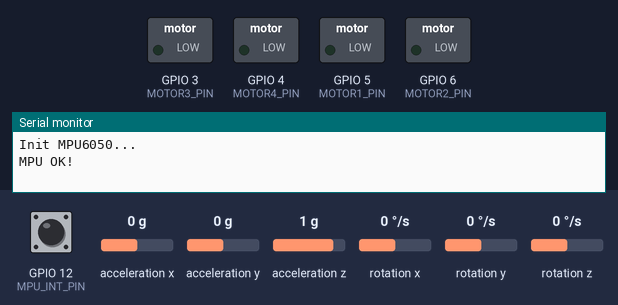
Recording of a sketch running on a simulated ESP32-S2. Shown: switched loads named in the sketch (green lamp = pin HIGH), the last lines printed to the serial monitor. Inputs (shaded band) come from the test bench; at power-on: GPIO 12 (MPU_INT_PIN) HIGH, acceleration x 0 g, acceleration y 0 g, acceleration z 1 g, rotation x 0 °/s, rotation y 0 °/s, rotation z 0 °/s.

Above: at 2.2 s.
2.3 s: GPIO 12 (MPU_INT_PIN) pulled LOW for 0.15 s
At 3.8 s:
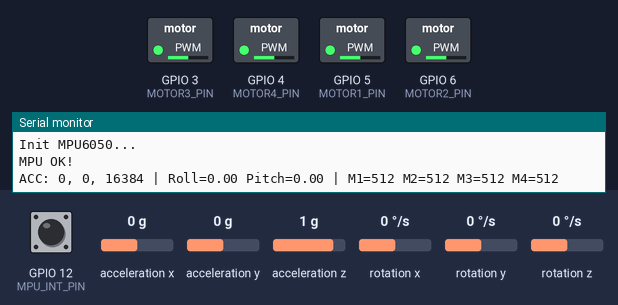
Timing chart, 0 to 5.3 s (numbered marks = the images above; inputs shaded):
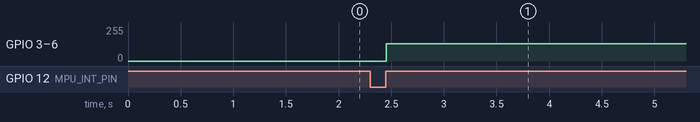

Measured:
- after the input at 2.3 s, GPIO 3 (MOTOR3_PIN), GPIO 4 (MOTOR4_PIN), GPIO 5 (MOTOR1_PIN), GPIO 6 (MOTOR2_PIN): 0/255 → 128/255 after 0.15 s

The sketch:

mpu6050_interup.ino
```cpp
#include <Arduino.h>
#include <Wire.h>
#include "MPU6050.h"

// --- MPU6050 ---
MPU6050 mpu(0x68);
#define MPU_INT_PIN 12
volatile bool mpuReady = false;

// --- Motor pins ---
#define MOTOR1_PIN 5
#define MOTOR2_PIN 6
#define MOTOR3_PIN 3
#define MOTOR4_PIN 4

// --- PWM setup ---
int pwmFreq = 500;        // Hz
int pwmResolution = 10;   // 10-bit → 0-1023
int ch1 = 0, ch2 = 1, ch3 = 2, ch4 = 3;
int pwmMax = (1 << pwmResolution) - 1;

// --- Motor speeds ---
int motorSpeed[4] = {0,0,0,0};

// --- PID parameters ---
float Kp=1.0, Ki=0.0, Kd=0.1;
float rollSet=0, pitchSet=0;
float rollInput=0, pitchInput=0;
float rollOutput=0, pitchOutput=0;
float rollErrorPrev=0, pitchErrorPrev=0;
float rollIntegral=0, pitchIntegral=0;

// --- Interrupt ---
void IRAM_ATTR mpuDataReady() {
  mpuReady = true;
}

// --- Set motor PWM ---
void setMotor(int ch, int speed){
  speed = constrain(speed,0,pwmMax);
  ledcWrite(ch,speed);
}

// --- Stop all motors ---
void stopAllMotors(){
  for(int i=0;i<4;i++) motorSpeed[i]=0;
  setMotor(ch1,0); setMotor(ch2,0);
  setMotor(ch3,0); setMotor(ch4,0);
}

// --- Simple PID ---
float computePID(float setpoint, float input, float &integral, float &prevError){
  float error = setpoint - input;
  integral += error * 0.01;           // dt=10ms
  float derivative = (error - prevError)/0.01;
  prevError = error;
  return Kp*error + Ki*integral + Kd*derivative;
}

void setup() {
  Serial.begin(115200);
  delay(1000);

  // --- I2C ---
  Wire.begin(11,10);      // SDA=11, SCL=10
  Wire.setClock(400000);

  Serial.println("Init MPU6050...");
  mpu.initialize();
  if(!mpu.testConnection()) Serial.println("MPU ERROR!");
  else Serial.println("MPU OK!");

  // --- Enable Data Ready Interrupt ---
  mpu.setIntDataReadyEnabled(true);

  // --- Motor PWM ---
  ledcSetup(ch1,pwmFreq,pwmResolution);
  ledcSetup(ch2,pwmFreq,pwmResolution);
  ledcSetup(ch3,pwmFreq,pwmResolution);
  ledcSetup(ch4,pwmFreq,pwmResolution);
  ledcAttachPin(MOTOR1_PIN,ch1);
  ledcAttachPin(MOTOR2_PIN,ch2);
  ledcAttachPin(MOTOR3_PIN,ch3);
  ledcAttachPin(MOTOR4_PIN,ch4);

  stopAllMotors();

  // --- INT pin ---
  pinMode(MPU_INT_PIN, INPUT_PULLUP);
  attachInterrupt(digitalPinToInterrupt(MPU_INT_PIN), mpuDataReady, RISING);
}

void loop() {
  if(mpuReady){
    int16_t ax, ay, az, gx, gy, gz;
    mpu.getMotion6(&ax,&ay,&az,&gx,&gy,&gz);

    // --- Normalize accel to angles ---
    rollInput = atan2(ay,az) * 57.3;
    pitchInput = atan2(-ax,az) * 57.3;

    // --- PID ---
    rollOutput = computePID(rollSet, rollInput, rollIntegral, rollErrorPrev);
    pitchOutput = computePID(pitchSet, pitchInput, pitchIntegral, pitchErrorPrev);

    // --- Mix PID into motors ---
    motorSpeed[0] = constrain(512 + rollOutput - pitchOutput, 0, pwmMax); // M1
    motorSpeed[1] = constrain(512 - rollOutput - pitchOutput, 0, pwmMax); // M2
    motorSpeed[2] = constrain(512 - rollOutput + pitchOutput, 0, pwmMax); // M3
    motorSpeed[3] = constrain(512 + rollOutput + pitchOutput, 0, pwmMax); // M4

    setMotor(ch1, motorSpeed[0]);
    setMotor(ch2, motorSpeed[1]);
    setMotor(ch3, motorSpeed[2]);
    setMotor(ch4, motorSpeed[3]);

    // --- Debug ---
    Serial.print("ACC: "); Serial.print(ax); Serial.print(", "); Serial.print(ay); Serial.print(", "); Serial.print(az);
    Serial.print(" | Roll="); Serial.print(rollInput); Serial.print(" Pitch="); Serial.print(pitchInput);
    Serial.print(" | M1="); Serial.print(motorSpeed[0]);
    Serial.print(" M2="); Serial.print(motorSpeed[1]);
    Serial.print(" M3="); Serial.print(motorSpeed[2]);
    Serial.print(" M4="); Serial.println(motorSpeed[3]);

    mpuReady=false;
  }
}
```
